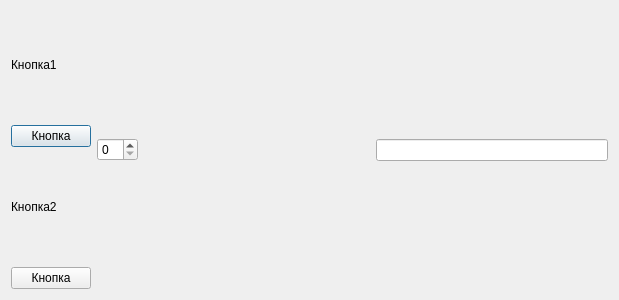
<?xml version="1.0" encoding="UTF-8"?>
<ui version="4.0">
 <class>Dialog</class>
 <widget class="QDialog" name="Dialog">
  <property name="geometry">
   <rect>
    <x>0</x>
    <y>0</y>
    <width>619</width>
    <height>300</height>
   </rect>
  </property>
  <property name="windowTitle">
   <string>Dialog</string>
  </property>
  <layout class="QHBoxLayout" name="horizontalLayout">
   <item>
    <layout class="QVBoxLayout" name="verticalLayout">
     <item>
      <widget class="QLabel" name="label">
       <property name="text">
        <string>Кнопка1</string>
       </property>
      </widget>
     </item>
     <item>
      <widget class="QPushButton" name="pushButton_2">
       <property name="text">
        <string>Кнопка</string>
       </property>
      </widget>
     </item>
     <item>
      <widget class="QLabel" name="label_2">
       <property name="text">
        <string>Кнопка2</string>
       </property>
      </widget>
     </item>
     <item>
      <widget class="QPushButton" name="pushButton">
       <property name="text">
        <string>Кнопка</string>
       </property>
      </widget>
     </item>
    </layout>
   </item>
   <item>
    <layout class="QHBoxLayout" name="horizontalLayout_2">
     <item>
      <widget class="QSpinBox" name="spinBox"/>
     </item>
     <item>
      <spacer name="horizontalSpacer">
       <property name="orientation">
        <enum>Qt::Horizontal</enum>
       </property>
       <property name="sizeHint" stdset="0">
        <size>
         <width>40</width>
         <height>20</height>
        </size>
       </property>
      </spacer>
     </item>
     <item>
      <widget class="QLineEdit" name="lineEdit"/>
     </item>
    </layout>
   </item>
  </layout>
 </widget>
 <resources/>
 <connections/>
</ui>
